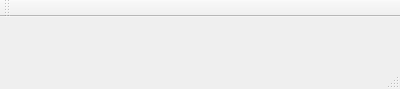
<?xml version="1.0" encoding="UTF-8"?>
<ui version="4.0">
 <class>MainWindow</class>
 <widget class="QMainWindow" name="MainWindow">
  <property name="geometry">
   <rect>
    <x>0</x>
    <y>0</y>
    <width>400</width>
    <height>89</height>
   </rect>
  </property>
  <property name="windowTitle">
   <string>MainWindow</string>
  </property>
  <widget class="QWidget" name="centralWidget"/>
  <widget class="QMenuBar" name="menuBar">
   <property name="geometry">
    <rect>
     <x>0</x>
     <y>0</y>
     <width>400</width>
     <height>27</height>
    </rect>
   </property>
  </widget>
  <widget class="QToolBar" name="mainToolBar">
   <attribute name="toolBarArea">
    <enum>TopToolBarArea</enum>
   </attribute>
   <attribute name="toolBarBreak">
    <bool>false</bool>
   </attribute>
  </widget>
  <widget class="QStatusBar" name="statusBar"/>
 </widget>
 <layoutdefault spacing="6" margin="11"/>
 <resources/>
 <connections/>
</ui>
